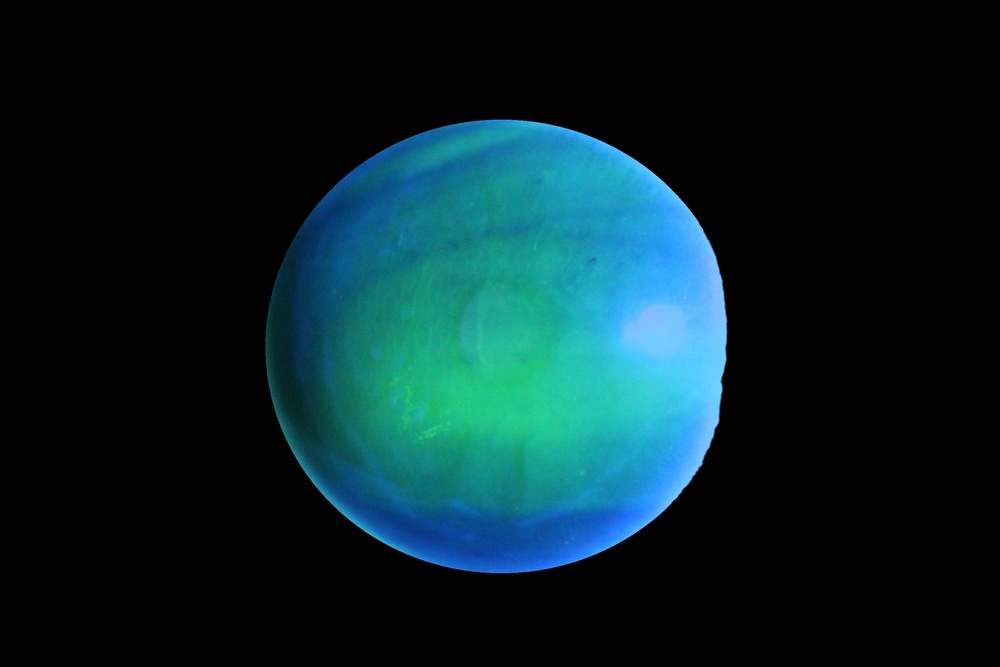
#> input picture entrega2_FeatureEngineering/preprocessed_images/63.jpg, 1000 x 667 px, shrunk from 2592 x 1728 before the run, found by its file name
$ jupyter execute --allow-errors 'Avance2 26.ipynb'
#> lines starting #> are read from the running program, lines starting #| are printed output that depends on the picture; after the words box and inside, x2 and y2 are one past the last pixel; in counts of white or black regions, pixels touching at a corner belong together
### entrega2_FeatureEngineering/preprocessing_data.py
from dataclasses import dataclass
import os
import cv2
import numpy as np


@dataclass
class PreprocessRawImages:
    raw_image_data_path: str
    cornea_label_data_path: str
    destination_path: str = "./extracted_cornea_area"

    def __post_init__(self):
        # Ensure destination folder exists
        if not os.path.exists(self.destination_path):
            os.makedirs(self.destination_path)

    # [51 lines left out: functions extract_cornea, smooth_reflective_area, not called in this run]

    def process_eyes(self):
        """
        Processes each eye image and extracts the corneal area based on the corresponding mask.
        """
        # Iterate through all eye images
        for eye_image_name in os.listdir(self.raw_image_data_path):
            eye_image_path = os.path.join(self.raw_image_data_path, eye_image_name)

            # Get the corresponding mask image name and path
            cornea_label_path = os.path.join(
                self.cornea_label_data_path, eye_image_name.split(".")[-2] + ".png"
            )

            # Load the eye image and mask (mask should be grayscale)
            eye_image = cv2.imread(eye_image_path)
            if eye_image is None:
                print(f"Error loading eye image: {eye_image_path}")
                continue

            cornea_label = cv2.imread(cornea_label_path, cv2.IMREAD_GRAYSCALE)
            if cornea_label is None:
                print(f"Error loading mask: {cornea_label_path}")
                continue

            # Extract the cornea area
            extracted_cornea = self.extract_cornea(eye_image, cornea_label)

            # Smooth out reflective areas
            extracted_cornea = self.smooth_reflective_area(extracted_cornea)

            # Save the extracted cornea image
            output_path = os.path.join(self.destination_path, eye_image_name)
            cv2.imwrite(output_path, extracted_cornea)
            print(f"Saved extracted cornea to {output_path}")


# [7 lines that do not run on import are left out]

### entrega2_FeatureEngineering/Avance2 26.ipynb
# Proyecto de Segmentación y Clasificación de úlceras corneales

# Avance 2. Ingeniería de Características

**INTEGRANTES**:

*   Erick Alexei Cambray Servin 	 A01794243
*   Walter André Hauri Rosales 	   A01794237
*   Zmaltzin Paola Godinez Juárez  A01794538

[cell 1]
import os
import sys

import matplotlib.pyplot as plt
import skimage as sk
from matplotlib import gridspec
from skimage import io

import cv2

Pasos para poder hacer una ingeniería sobre las imagenes es primero lograr pasar de la imagen original a una que pueda ser pasada por un algoritmo de cluster para lograr su segmentación. Por lo que en esta parte del proyecto nos centraremos en lograr el código que sea capaz de hacer esta preparación de las imagenes originales o la raw data

Para lograr una extracción de las carecterísticas de interés hemos creado una clase en el archivo `preprocessing_data.py`

[cell 2]
raw_image_data_path = os.path.join(os.getcwd(), '../data/rawImages')
corneaLabels_path = os.path.join(os.getcwd(), '../data/corneaLabels')
destination_path = os.path.join("./preprocessed_images")

[cell 3]
eye_image = cv2.imread(os.path.join(raw_image_data_path, "63.jpg"))
#> eye_image is the input picture: shape (667, 1000, 3); mean B, G, R 39.8, 34.9, 7.6
eye_image_rgb = cv2.cvtColor(eye_image, cv2.COLOR_BGR2RGB)
plt.imshow(eye_image_rgb)

Así es como se ve la imagen en su estado original, pero se puede ver que es más información de la que necesitamos para poder hacer la detección de las úlceras.

Lo primero será reducir solo el rango de interés que es la córnea, usando la máscara donde se puede extraer

[cell 4]
cornea_path = os.path.join(corneaLabels_path, "63.png")
cornea_label = cv2.imread(cornea_path, cv2.IMREAD_GRAYSCALE)
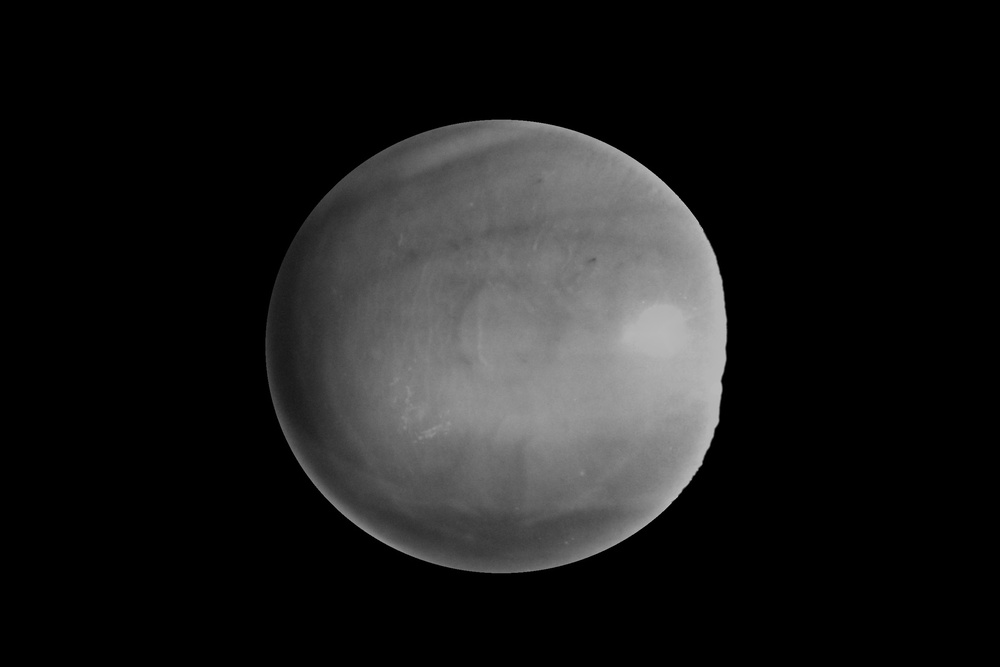
#> cornea_label: shape (667, 1000); min 0, max 195, mean 27.3
plt.imshow(cornea_label, cmap='gray')
plt.axis('off')
plt.show()

Aqui se muestra la máscara que ayudará a la extracción

[cell 5]
inverted_mask = cv2.bitwise_not(cornea_label)
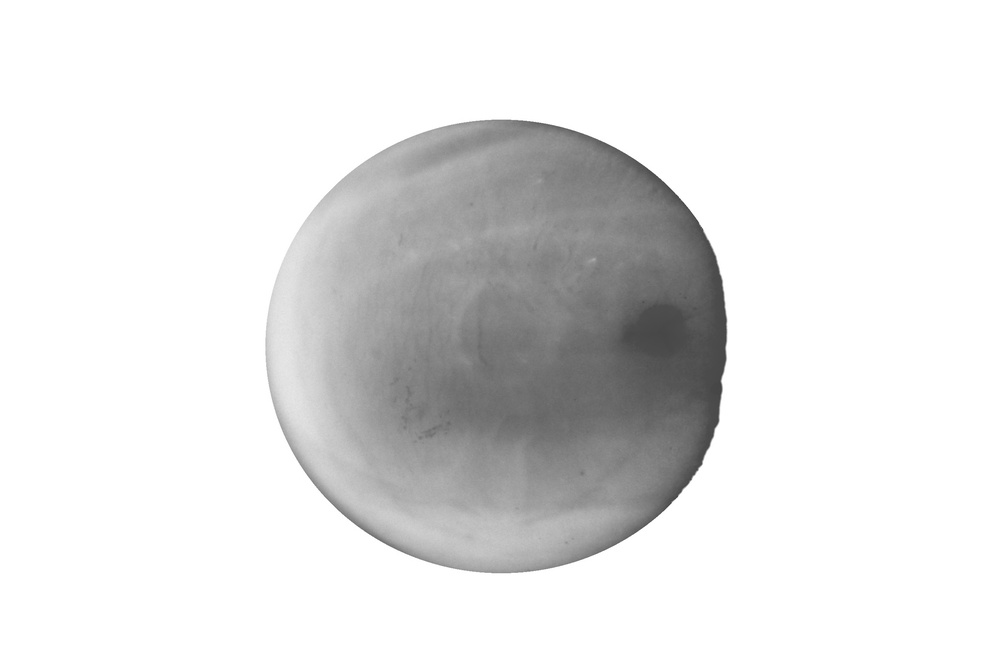
#> inverted_mask: shape (667, 1000); min 60, max 255, mean 227.7

extracted_cornea = cv2.bitwise_and(eye_image, eye_image, mask=inverted_mask)

extracted_cornea = cv2.cvtColor(extracted_cornea, cv2.COLOR_BGR2RGB)
plt.imshow(extracted_cornea)

Ya con la estracción del área de interés.

Como se puede ver debido a la luz en el momento que se tomó la foto se tiene que hacer una limpieza del brillo.

[cell 6]
gray_cornea_image = cv2.cvtColor(extracted_cornea, cv2.COLOR_BGR2GRAY)
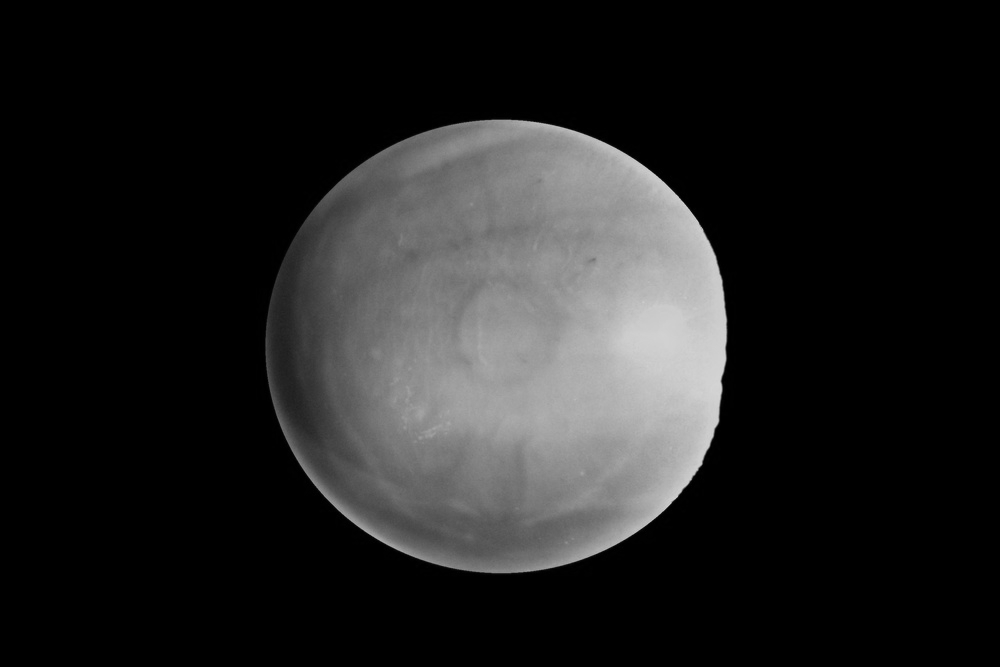
#> gray_cornea_image: shape (667, 1000); min 0, max 215, mean 33.3

_, bright_areas_mask = cv2.threshold(
    gray_cornea_image,
    190,
    255,
    cv2.THRESH_BINARY,
)
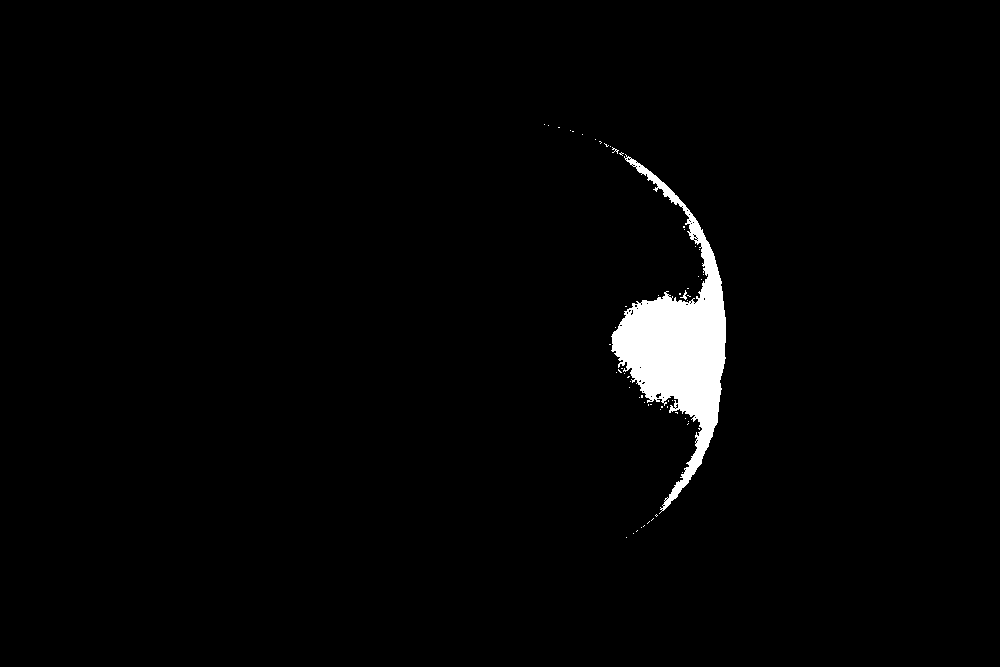
#> bright_areas_mask: shape (667, 1000); 2% white; 60 white regions (58 under 20 px), largest, box (x1, y1, x2, y2) and area: (611, 154, 726, 514) 13402, (680, 290, 687, 300) 25

smoothed_cornea = cv2.inpaint(
    extracted_cornea,
    bright_areas_mask,
    inpaintRadius=5,
    flags=cv2.INPAINT_TELEA,
)

# smoothed_cornea = cv2.cvtColor(smoothed_cornea, cv2.COLOR_BGR2RGB)
plt.imshow(smoothed_cornea)

De esta forma ya se logra difuminar la parte brillosa para que no interfiera en los resultados

[cell 7]
fig, axes = plt.subplots(1, 3, figsize=(15, 5))
axes[0].imshow(eye_image_rgb)
axes[0].axis('off')
axes[0].set_title("Eye Image")
axes[1].imshow(extracted_cornea)
axes[1].axis('off')
axes[1].set_title("Extracted Cornea")
axes[2].imshow(smoothed_cornea)
axes[2].axis('off')
axes[2].set_title("Smoothed Cornea")

# Mostrar las imágenes
plt.tight_layout()
plt.show()
